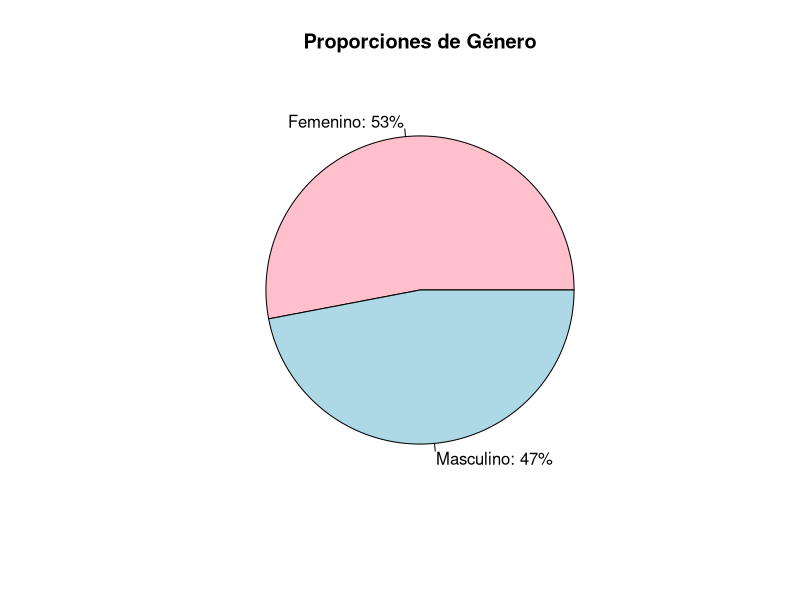
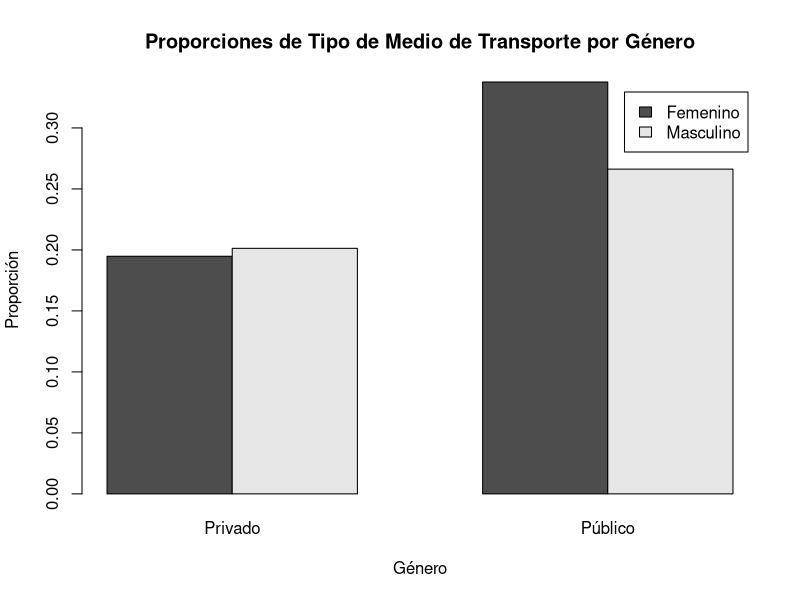
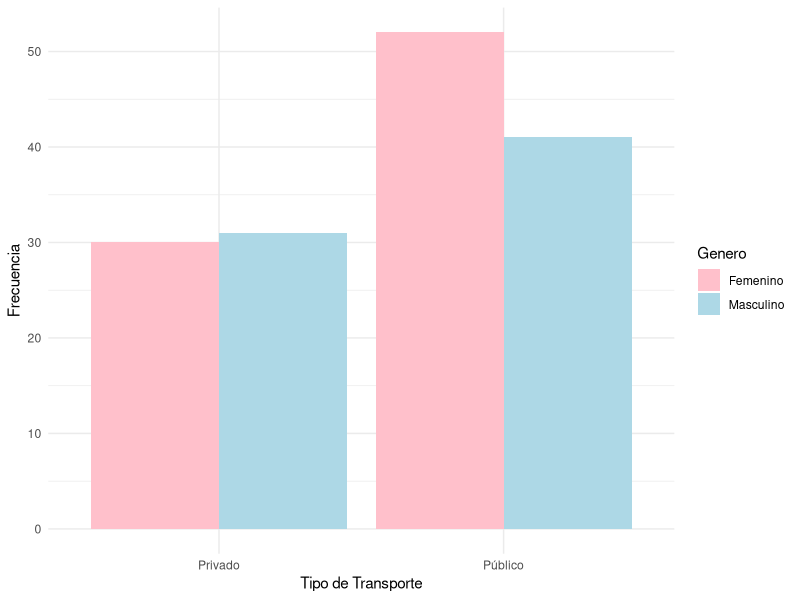
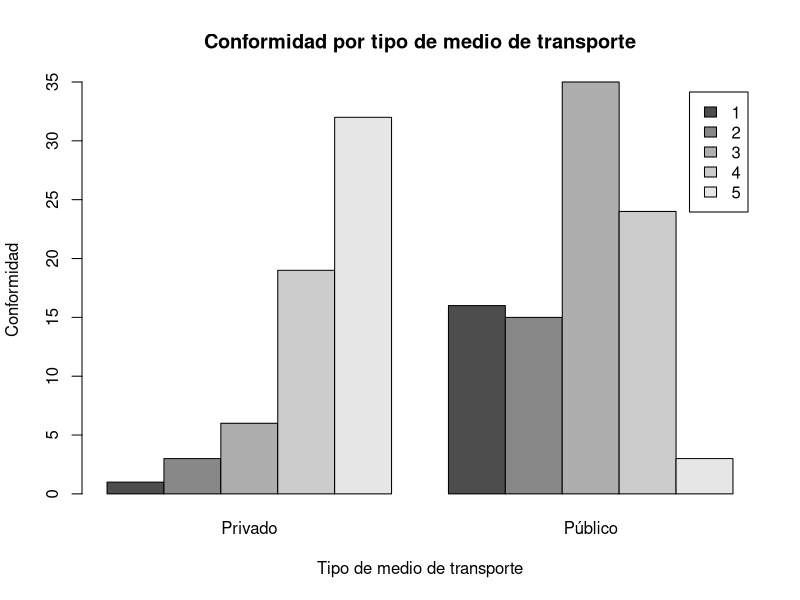
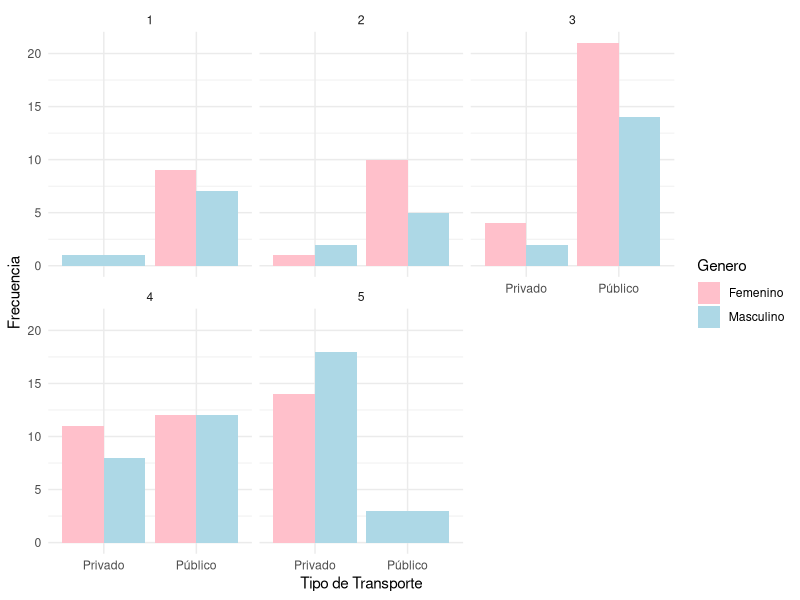
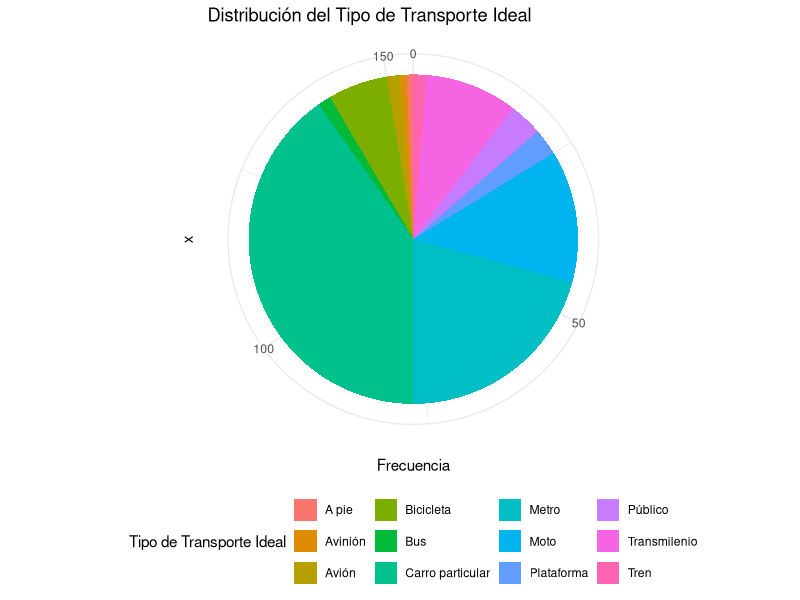
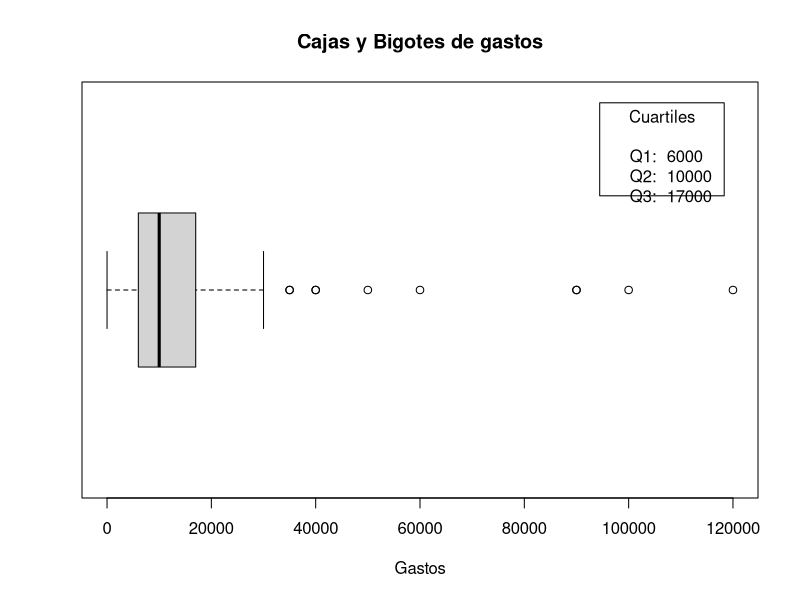
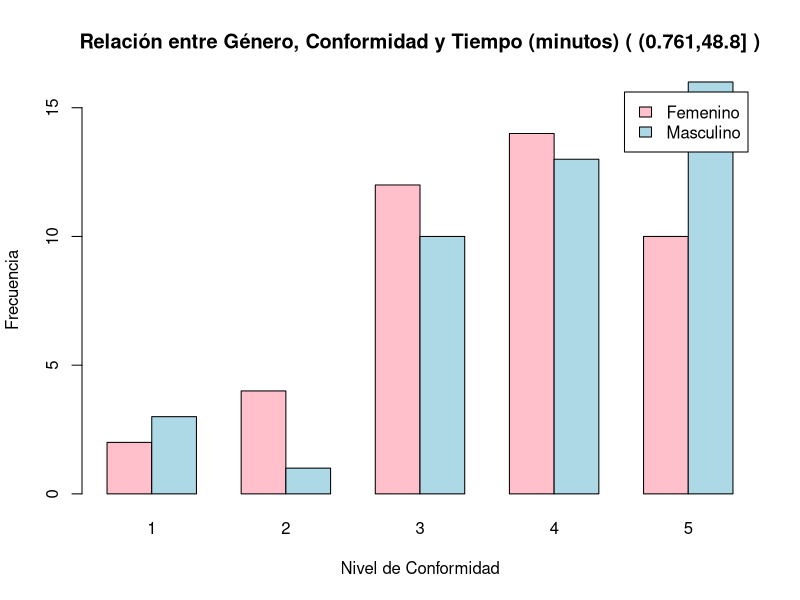

Recreate these plots in R, in order.
## ---- chunk 1
 library(readxl)
 library(ggplot2)
  library(dplyr)
library(knitr)
 dr = read_excel("ENCUESTA MOVILIDAD(1-154) (1).xlsx")
 kable(dr)
 #Borrar las columnas innecesarias generadas por Microsoft Forms
 dr = dr[, -c(1)]
 generos = table(dr$`Genero `)
 proporciones_Genero = prop.table(generos)
 
 # Crear un gráfico de torta para mostrar la proporción en genero
  proporciones_Genero=round(proporciones_Genero, 2)
  etiquetas = paste0(names(proporciones_Genero), ": ", proporciones_Genero * 100, "%")
  graficaGeneros = pie(proporciones_Genero, col = c("pink", "lightblue"), main = "Proporciones de Género", labels = etiquetas)


relacionMedioTrans_Genero = table(dr$`Genero `, dr$`¿Qué tipo transporte usa?`)
tabla_RelacionMedioTrans = as.data.frame(prop.table(relacionMedioTrans_Genero))
colnames(tabla_RelacionMedioTrans) <- c("Genero", "Tipo de transporte", "Porcentaje")
tabla_RelacionMedioTrans$Porcentaje <- round(tabla_RelacionMedioTrans$Porcentaje * 100, 2)
#Mostrar la grafica que muestre porcentajes entre medio de transporte y genero
kable(tabla_RelacionMedioTrans)
prop_relacionMedioTrans_Genero = prop.table(relacionMedioTrans_Genero)

barplot(prop_relacionMedioTrans_Genero, beside = TRUE, legend.text = TRUE, main = "Proporciones de Tipo de Medio de Transporte por Género", xlab = "Género", ylab = "Proporción")

# Calcular la proporción de Tipo de Medio de Transporte por Género
prop_relacionMedioTrans_Genero = prop.table(table(dr$`Genero `, dr$`¿Qué tipo transporte usa?`))



# Relación entre tipo de medio de transporte y género

ggplot(dr, aes(x = `¿Qué tipo transporte usa?`, fill = `Genero `)) +
  geom_bar(position = "dodge") +
  labs(
    x = "Tipo de Transporte",
    y = "Frecuencia") +
  scale_fill_manual(values = c("pink", "lightblue")) +
  theme_minimal()


#Relacion entre nivel de conformidad y tipo de medio de transporte

barplot(table(dr$'Nivel de conformidad',dr$'¿Qué tipo transporte usa?'),beside = TRUE, legend.text = TRUE,main = "Conformidad por tipo de medio de transporte",xlab = "Tipo de medio de transporte", ylab="Conformidad")



# Conformidad por tipo de transporte y género
ggplot(dr, aes(x = `¿Qué tipo transporte usa?`, fill = `Genero `)) +
  geom_bar(position = "dodge") +
  facet_wrap(~ `Nivel de conformidad`) +
  labs(
       x = "Tipo de Transporte",
       y = "Frecuencia") +
  scale_fill_manual(values = c("pink", "lightblue")) +
  theme_minimal()


# Calcular la frecuencia de cada tipo de transporte ideal

frecuencia_transporte_ideal <- table(dr$`Medio transporte ideal. ¿Por qué?`)

# Convertir la tabla en un dataframe
df_frecuencia <- as.data.frame(frecuencia_transporte_ideal)

# Renombrar las columnas
colnames(df_frecuencia) <- c("Transporte_Ideal", "Frecuencia")

# Crear el gráfico de torta
ggplot(df_frecuencia, aes(x = "", y = Frecuencia, fill = Transporte_Ideal)) +
  geom_bar(stat = "identity") +
  coord_polar("y", start = 0) +
  labs(title = "Distribución del Tipo de Transporte Ideal",
       fill = "Tipo de Transporte Ideal") +
  theme_minimal() +
  theme(legend.position = "bottom")

# Boxplot para analizar gastos promedios de dinero
bp <- boxplot(as.numeric(dr$`En promedio cuánto dinero gasta a diario, en transporte`), 
  main="Cajas y Bigotes de gastos", 
  xlab="Gastos", 
  horizontal=TRUE)

# Mostrar los valores de q1, q2 y q3
q1 <- bp$stats[2]
q2 <- bp$stats[3]
q3 <- bp$stats[4]

# Agregar las etiquetas al gráfico
legend("topright", inset=.05, title="Cuartiles", 
       legend=paste("Q1: ", round(q1, 2), "\nQ2: ", round(q2, 2), "\nQ3: ", round(q3, 2)), cex=1)

# Generar una tabla de contingencia para analizar la relación entre género y conformidad según el tiempo
tabla_contingencia <- table(dr$`Genero `, dr$`Nivel de conformidad`, cut(as.numeric(dr$`Tiempo que tarda en 1 recorrido (Minutos)`), breaks = 5))

# Crear un gráfico de barras apiladas para cada nivel de tiempo
for (i in 1:dim(tabla_contingencia)[3]) {
  barplot(tabla_contingencia[,,i], beside = TRUE, legend.text = TRUE, 
          main = paste("Relación entre Género, Conformidad y Tiempo (minutos) (", dimnames(tabla_contingencia)[[3]][i], ")"), 
          xlab = "Nivel de Conformidad", ylab = "Frecuencia",
          col = c("pink", "lightblue"))
}

# Boxplot para analizar tiempo 
bp <- boxplot(as.numeric(dr$`Tiempo que tarda en 1 recorrido (Minutos)`),
  main = "Cajas y Bigotes de tiempo",
  xlab = "Tiempo",
  horizontal = T)

# Mostrar los valores de q1, q2 y q3
q1 <- bp$stats[2]
q2 <- bp$stats[3]
q3 <- bp$stats[4]

# Agregar las etiquetas al gráfico
legend("topright", inset=.05, title="Cuartiles", 
       legend=paste("Q1: ", round(q1, 2), "\nQ2: ", round(q2, 2), "\nQ3: ", round(q3, 2)), cex=1)

#Realizar una tabla de datos agrupados para analizar el nivel de conformidad con respecto al tiempo
# Calcular el número de intervalos (k)
n <- length(as.numeric(dr$`Tiempo que tarda en 1 recorrido (Minutos)`))
k <- ceiling(sqrt(n))

# Calcular el rango de los datos
rango <- max(as.numeric(dr$`Tiempo que tarda en 1 recorrido (Minutos)`)) - min(as.numeric(dr$`Tiempo que tarda en 1 recorrido (Minutos)`))

# Calcular el ancho de cada intervalo
ancho_intervalo <- ceiling(rango / k)

# Calcular los límites de cada intervalo
limites <- seq(min(as.numeric(dr$`Tiempo que tarda en 1 recorrido (Minutos)`)), max(as.numeric(dr$`Tiempo que tarda en 1 recorrido (Minutos)`)), by = ancho_intervalo)

# Crear una columna en el dataframe para asignar el intervalo correspondiente a cada dato
dr$Intervalo <- cut(as.numeric(dr$`Tiempo que tarda en 1 recorrido (Minutos)`), breaks = limites, include.lowest = TRUE)

# Agrupar los datos por intervalo
df_grouped <- group_by(dr, Intervalo)

df_summary <- summarise(df_grouped, Promedio_Conformidad = format(mean(as.numeric(`Nivel de conformidad`)), digits = 3))

# Mostrar el resumen de los promedios de conformidad por intervalo de tiempo
kable(df_summary)
